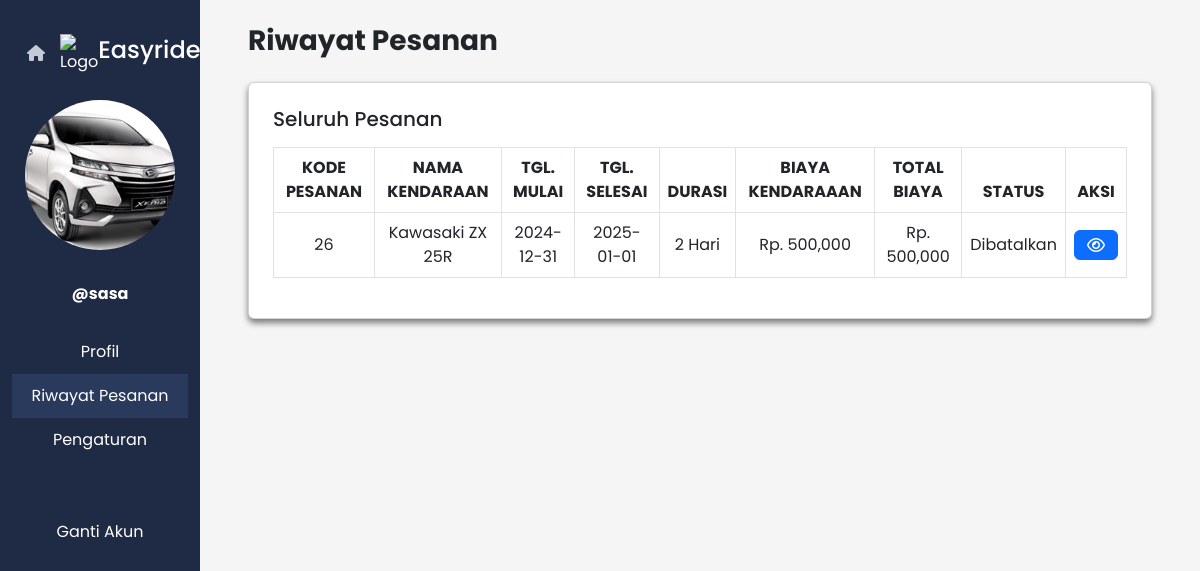
Screenshot of /user/riwayat.php?user_name=sasa (signed in) with the database file from the repository.
### tables this page shows
CREATE TABLE `user` (
  `Id` int(10) NOT NULL,
  `foto` varchar(100) NOT NULL,
  `user_name` varchar(100) NOT NULL,
  `full_name` varchar(100) NOT NULL,
  `email` varchar(100) NOT NULL,
  `password` varchar(100) NOT NULL,
  `tgl_lahir` varchar(10) NOT NULL,
  `no_telepon` varchar(15) NOT NULL,
  `alamat` varchar(100) NOT NULL,
  `jenis_kelamin` varchar(15) NOT NULL,
  `role` varchar(30) NOT NULL,
  `tgl_daftar` timestamp NOT NULL DEFAULT current_timestamp()
);

CREATE TABLE `pesanan` (
  `kode_pesanan` int(100) NOT NULL,
  `id_kendaraan` int(11) NOT NULL,
  `tgl_mulai` date NOT NULL,
  `tgl_selesai` date NOT NULL,
  `durasi` int(11) NOT NULL,
  `status` varchar(20) NOT NULL,
  `user_name` varchar(100) NOT NULL,
  `pickup` varchar(30) NOT NULL,
  `tgl_pesanan` date NOT NULL,
  `bukti_bayar` varchar(100) NOT NULL
);

CREATE TABLE `kendaraan` (
  `id` int(100) NOT NULL,
  `gambar` varchar(100) NOT NULL,
  `nama_kendaraan` varchar(100) NOT NULL,
  `tipe_kendaraan` varchar(15) NOT NULL,
  `harga_per_hari` decimal(10,0) NOT NULL,
  `status` varchar(15) NOT NULL,
  `tanggal_di_tambah` timestamp NOT NULL DEFAULT current_timestamp()
);

### user/riwayat.php (the view, shortened to what this page needs)
<?php
  require "../function.php";
  $userName = $_SESSION['userName'];
  $query = "SELECT * FROM user WHERE user_name = '$userName'";
  $result = mysqli_query($koneksi, $query);
  $data = mysqli_fetch_assoc($result);
?>
<!DOCTYPE html>
<html lang="en">
<head>
  <link href="https://cdn.jsdelivr.net/npm/bootstrap@5.3.0-alpha3/dist/css/bootstrap.min.css" rel="stylesheet">
  <link rel="stylesheet" href="https://cdnjs.cloudflare.com/ajax/libs/font-awesome/6.0.0/css/all.min.css" />
</head>
<body>
  <div class="container-fluid">
    <div class="row">
      <nav class="col-md-3 col-lg-2 d-none d-md-block text-white sidebar py-3" id="sidebar">
        <div class="d-flex align-items-center mt-3">
          <a class="navbar-brand" href="../index.php"><i class="fa-solid fa-house"></i></a>
            <img src="../asset/easyride.png" alt="Logo" width="50" class="d-inline-block align-text-center" />
            <h4>Easyride</h4>
        </div>
        <div class="text-center mt-4">
        <img src="../dashboard/uploads/profil/<?= $data['foto'] ?: 'no_profile.png' ?>" class="profile-picture img-fluid mb-2" alt="Profile Picture" />
          <p class="fw-bold mt-4">@<?= $_SESSION['userName']; ?></p>
        </div>
        <nav class="nav flex-column mt-4">
          <a href="index.php?user_name=<?= $_SESSION['userName']; ?>" class="nav-link text-white">Profil</a>
          <a href="riwayat.php?user_name=<?= $_SESSION['userName']; ?>" class="nav-link active text-white">Riwayat Pesanan</a>
          <a href="pengaturan.php?user_name=<?= $_SESSION['userName']; ?>" class="nav-link text-white">Pengaturan</a>
          <a href="../logout.php" class="nav-link text-white mt-5">Ganti Akun</a>
        </nav>
      </nav>
    <main class="col-md-12 col-lg-10 px-md-5 py-4">
        <h3 class="mb-4 fw-bold">Riwayat Pesanan</h3>
        <div class="card p-4">
          <h5 class="mb-3">Seluruh Pesanan</h5>
          <div class="table-responsive">
            <table class="table table-striped table-bordered align-middle text-center">
              <thead>
                  <tr>
                      <th scope="col">KODE PESANAN</th>
                      <th scope="col">NAMA KENDARAAN</th>
                      <th scope="col">TGL. MULAI</th>
                      <th scope="col">TGL. SELESAI</th>
                      <th scope="col">DURASI</th>
                      <th scope="col">BIAYA KENDARAAAN</th>
                      <th scope="col">TOTAL BIAYA</th>
                      <th scope="col">STATUS</th>
                      <th scope="col">AKSI</th>
                  </tr>
              </thead>
              <tbody>
              <tr>
              <?php
                  $userName = $_SESSION['userName'];
                  $query = mysqli_query($koneksi,
                    "SELECT
                        pesanan.*,
                        kendaraan.nama_kendaraan, kendaraan.harga_per_hari, kendaraan.status AS status_kendaraan,
                        user.*,
                        pesanan.status AS status_pesanan
                    FROM
                        pesanan
                    JOIN
                        kendaraan ON pesanan.id_kendaraan = kendaraan.id
                    JOIN
                        user ON pesanan.user_name = user.user_name
                    WHERE
                        pesanan.user_name = '$userName'
                    ORDER BY pesanan.kode_pesanan DESC
                  ");
                    if (mysqli_num_rows($query) > 0) {
                      while ($data = mysqli_fetch_assoc($query)) {
                      $harga	= $data['harga_per_hari'];
                      $durasi = $data['durasi'];
                      $totalKendaraan = $durasi * $harga;
                      $totalSewa = $totalKendaraan;
                ?>
                    <tr>
                        <td><?php echo $data['kode_pesanan']; ?></td>
                        <td><?php echo $data['nama_kendaraan']; ?></td>
                        <td><?php echo $data['tgl_mulai']; ?></td>
                        <td><?php echo $data['tgl_selesai']; ?></td>
                        <td><?php echo $data['durasi']; ?> Hari</td>
                        <td>Rp. <?php echo number_format($totalKendaraan); ?></td>
                        <td>Rp. <?php echo number_format($totalSewa); ?></td>
                        <td><?php echo $data['status_pesanan']; ?></td>
                        <td>
                          <?php
                            if($data['status_pesanan'] == "Sudah Dibayar" || $data['status_pesanan'] == "Selesai" ||$data['status_pesanan'] == "Dibatalkan" ){
                          ?>
                            <a href="detail_pesanan.php?user_name=<?= $userName?>&kode_pesanan=<?php echo $data['kode_pesanan'];?>" class=" btn btn-primary fa-regular fa-eye"></a>
                          <?php }?>
                        </td>
                    </tr>
                  <?php
                      }
                  ?>
                  <?php
                    } else {
                  ?>
                    <tr>
                      <td colspan="11" align="center">Belum ada riwayat sewa.</td>
                    </tr>
              <?php }?>
            </tbody>
            </table>
          </div>
        </div>
    </main>
  </div>
</body>
</html>

### user/riwayat.php (style rules this page uses)
body { background-color: #f5f5f5; font-family: "Poppins", sans-serif; }
#sidebar { background-color: #1f2a44 !important; height: 100vh; color: #fff; }
.sidebar a { color: #c4c9d7; text-decoration: none; padding: 10px 15px; text-align: center; display: block; }
.sidebar .active { background-color: #2a3a5c; }
.card { box-shadow: 0px 4px 6px rgba(0, 0, 0, 0.5); }
.profile-picture { width: 150px; height: 150px; object-fit: cover; border-radius: 50%; }

### rows the page displays
user: foto (picture)
pesanan: kode_pesanan "26", id_kendaraan.nama_kendaraan "Kawasaki ZX 25R", tgl_mulai "2024-12-31", tgl_selesai "2025-01-01", durasi "2", durasi.harga_per_hari "500,000", status "Dibatalkan"

### other values shown
$_SESSION['userName'] "sasa"
